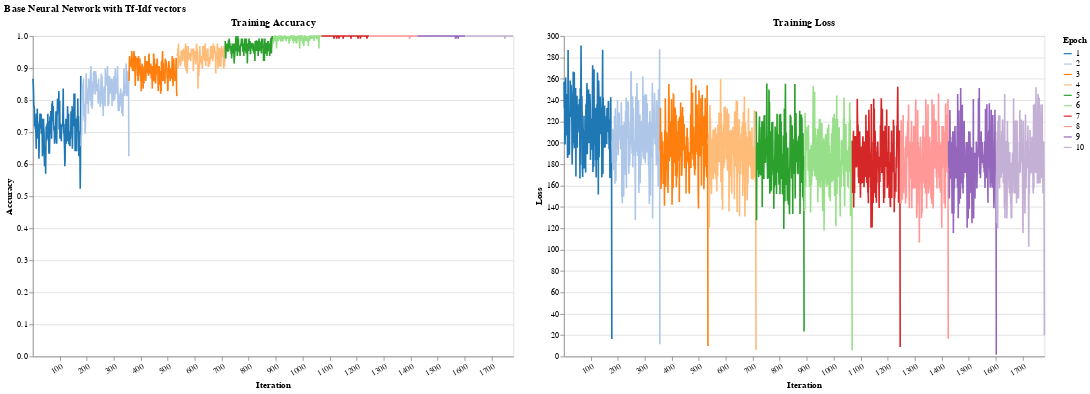

This figure's notebook cell:
### Markdown cell above
- Training and tetsing on original text seems to have good effect
- Using character-level tokens seems to work better. a vocabulary of 50000 tokens provides diminishing return.
- Still need to deal with imbalance labels

### Code cell
# POC
#%%
balkan_file_list = [
    'power-ba-train.tsv',
    'power-rs-train.tsv',
    'power-hr-train.tsv',
]

balkan_data = load_data(folder_path="data/train/power/", file_list=balkan_file_list,text_head='text')
train_raw, test_raw = split_data(balkan_data, test_size=0.2, random_state=0)

print(len(train_raw), len(test_raw))
print("Percentage of positive:", sum(train_raw.labels) / len(train_raw), sum(test_raw.labels) / len(test_raw))

print("Prepare data encoder...")
# train_encoder = TfidfVectorizer(sublinear_tf=True, analyzer="char", ngram_range=(1,3))
train_encoder = TfidfVectorizer(max_features=50000, analyzer="char", ngram_range=(3,5))
train_encoder.fit(train_raw.texts)
print("Vocabulary", len(train_encoder.vocabulary_))

print("Prepare data...")
train_dataset = encode_data(train_raw, train_encoder)
test_dataset = encode_data(test_raw, train_encoder)

print("Train model")
models_dir = Path('models')

if not models_dir.exists():
    models_dir.mkdir(parents=True, exist_ok=True)

train_config = TrainConfig(
    num_epochs      = 10,
    early_stop      = False,
    violation_limit = 5,
)

train_dataloader = DataLoader(train_dataset, batch_size=128, shuffle=True)


model_nn_balkan = NeuralNetwork(
    input_size=len(train_encoder.vocabulary_),
    hidden_size=128,
    device='cuda'
)

USE_CACHE = False

if Path('models/model_nn_balkan.pt').exists() and USE_CACHE:
    model_nn_balkan = load_model(model_nn_balkan, 'model_nn_balkan')
else:
    model_nn_balkan.fit(train_dataloader, train_config, disable_progress_bar=False)
    save_model(model_nn_balkan, "model_nn_balkan")

model_nn_balkan_results = evaluate_nn_model(model_nn_balkan, test_dataset)
np.save('models/model_nn_balkan_results.npy', model_nn_balkan_results)
print(model_nn_balkan_results)

model_nn_balkan.cpu()

# Plot training accuracy and loss side-by-side
plot_results(model_nn_balkan, train_config, train_dataloader)

### Figure 1 — Vega-Lite specification as saved in the notebook (floating-point values rounded to 4 significant figures; data arrays with more than 128 entries replaced by an {"elided": "..."} marker saying what was removed)
{"config": {"view": {"continuousWidth": 300, "continuousHeight": 300}}, "hconcat": [{"mark": {"type": "line"}, "encoding": {"color": {"field": "epoch", "scale": {"scheme": "category20"}, "title": "Epoch", "type": "nominal"}, "x": {"axis": {"labelAngle": -30, "title": "Iteration", "values": [0, 100, 200, 300, 400, 500, 600, 700, 800, 900, 1000, 1100, 1200, 1300, 1400, 1500, 1600, 1700]}, "field": "iteration", "type": "nominal"}, "y": {"axis": {"title": "Accuracy"}, "field": "training_acc", "type": "quantitative"}}, "height": 400, "title": "Training Accuracy", "width": 600}, {"mark": {"type": "line"}, "encoding": {"color": {"field": "epoch", "scale": {"scheme": "category20"}, "title": "Epoch", "type": "nominal"}, "x": {"axis": {"labelAngle": -30, "title": "Iteration", "values": [0, 100, 200, 300, 400, 500, 600, 700, 800, 900, 1000, 1100, 1200, 1300, 1400, 1500, 1600, 1700]}, "field": "iteration", "type": "nominal"}, "y": {"axis": {"title": "Loss"}, "field": "training_loss", "type": "quantitative"}}, "height": 400, "title": "Training Loss", "width": 600}], "data": {"name": "data-b915bd26a64fddd40637c4b129022cd8"}, "title": "Base Neural Network with Tf-Idf vectors", "$schema": "https://vega.github.io/schema/vega-lite/v5.17.0.json", "datasets": {"data-b915bd26a64fddd40637c4b129022cd8": {"elided": "1780 records"}}}
